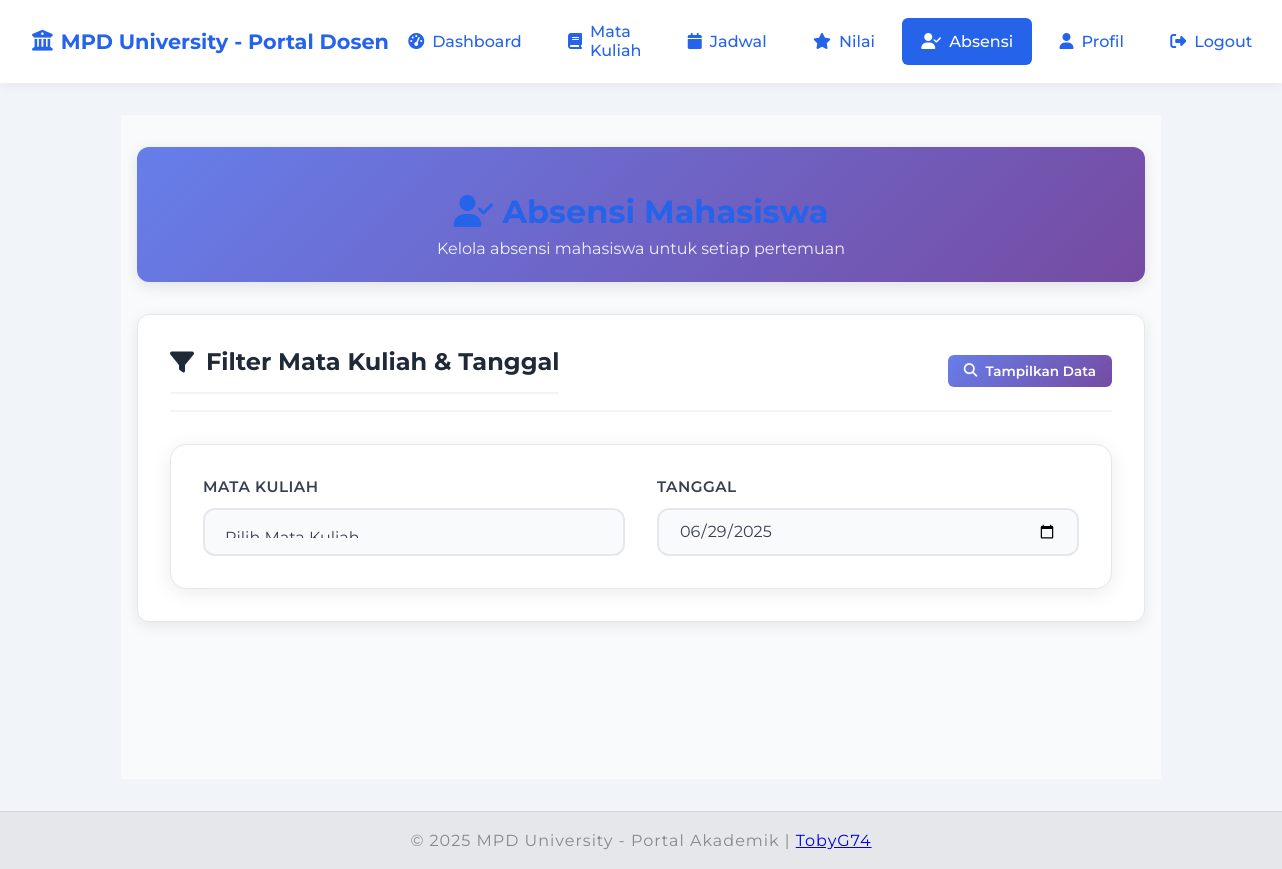
The app's page /dosen/absensi.php?mk_id=11 (signed in), older data.
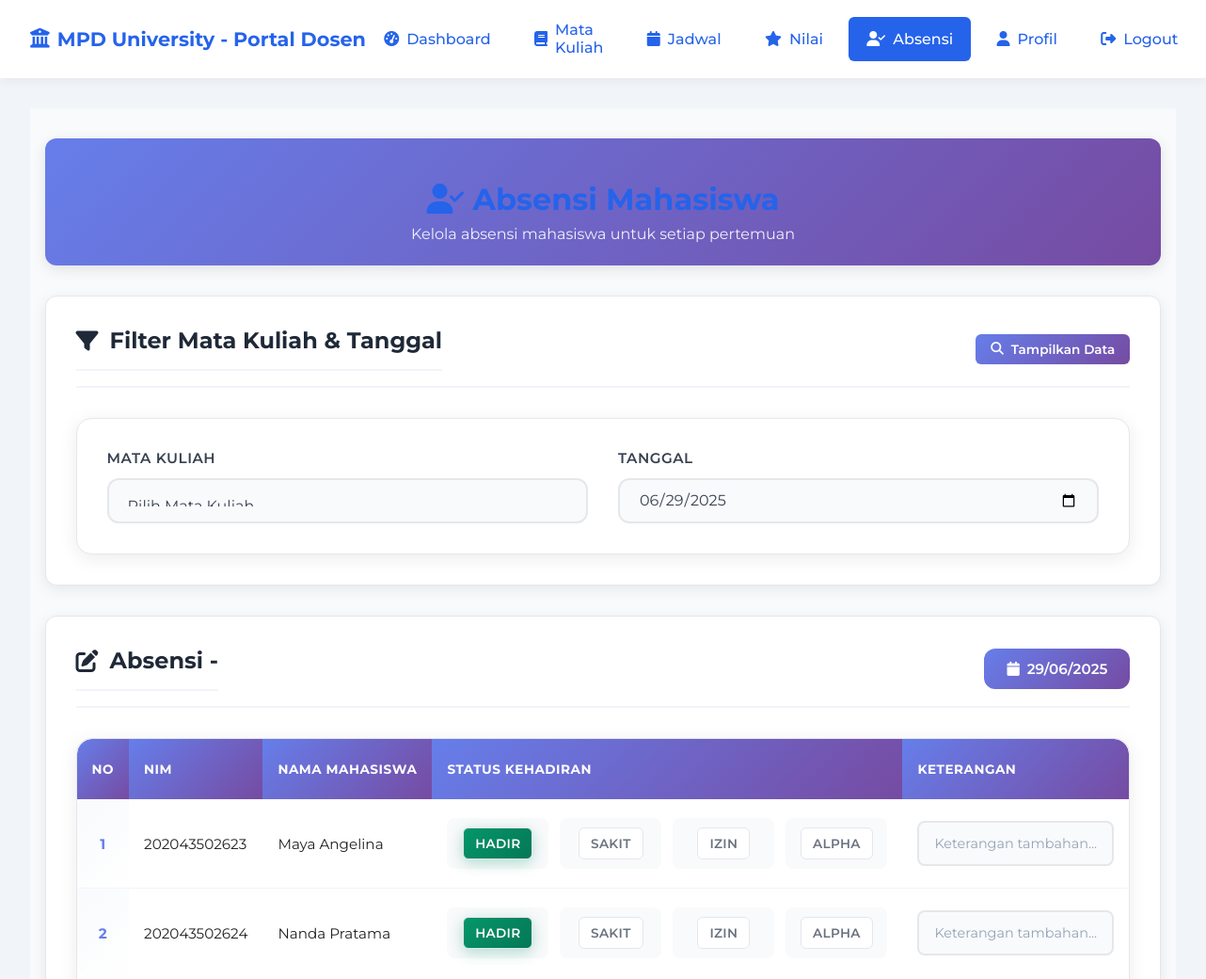
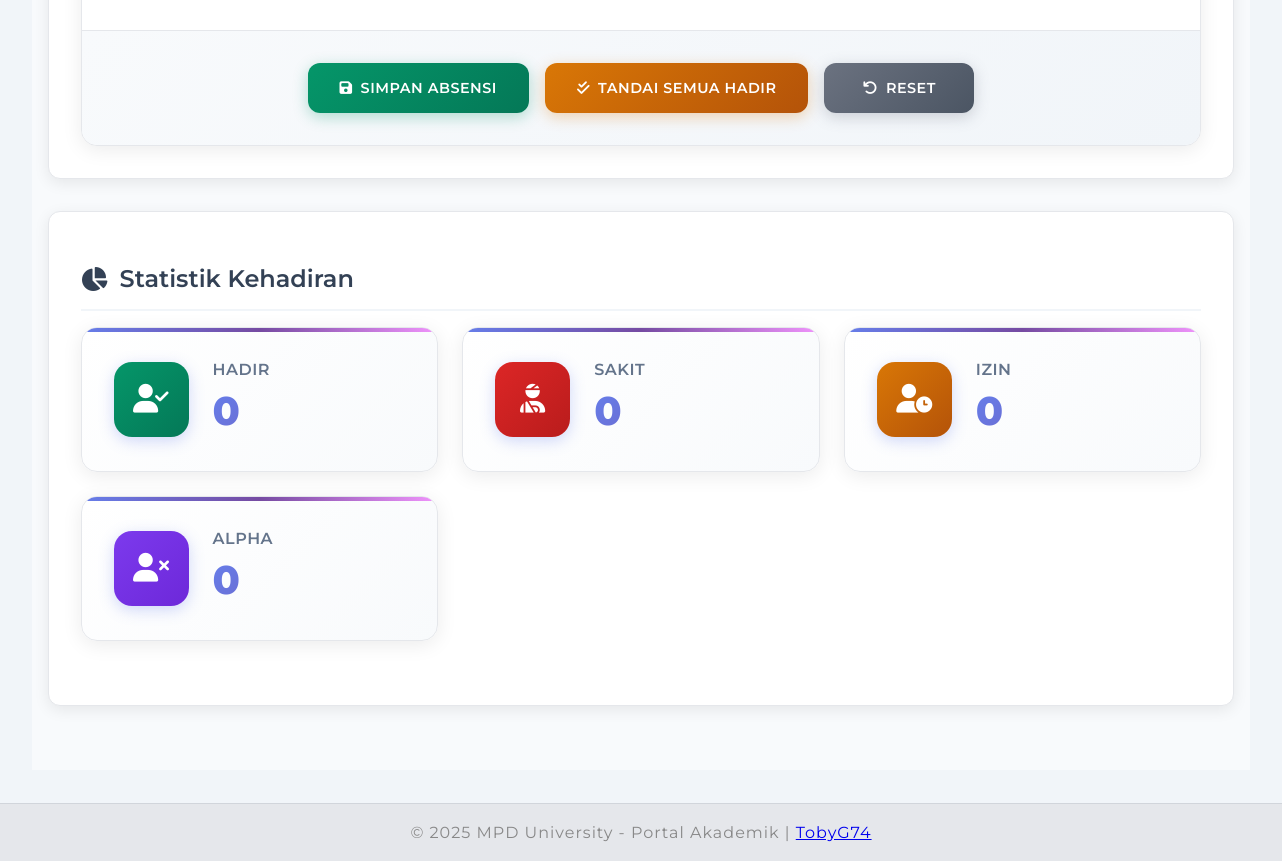
The same page, newer data (2 pictures, top to bottom).
### tables this page shows
CREATE TABLE mahasiswa (
    id INT AUTO_INCREMENT PRIMARY KEY,
    user_id INT UNIQUE,
    nim VARCHAR(20) UNIQUE NOT NULL,
    nama VARCHAR(100) NOT NULL,
    program_studi_id INT,
    semester INT,    email VARCHAR(100),
    phone VARCHAR(20),
    alamat TEXT,
    created_at DATETIME DEFAULT NOW(),
    FOREIGN KEY (user_id) REFERENCES users(id),
    FOREIGN KEY (program_studi_id) REFERENCES program_studi(id)
);

### dosen/absensi.php (the view, shortened to what the changed rows need)
<?php
require_once '../koneksi.php';
$user_id = $_SESSION['user_id'];
$query = "SELECT u.*, d.id as dosen_id FROM users u
          LEFT JOIN dosen d ON u.id = d.user_id
          WHERE u.id = '$user_id'";
$result = mysqli_query($conn, $query);
$user = mysqli_fetch_assoc($result);
$dosen_id = $user['dosen_id'];
$selected_mk_id = isset($_GET['mk_id']) ? (int)$_GET['mk_id'] : 0;
$selected_date = isset($_GET['date']) ? $_GET['date'] : date('Y-m-d');
$mahasiswa_data = [];
$selected_mk_name = '';
if ($selected_mk_id > 0) {
    $mk_name_query = "SELECT mk.nama_mk, mk.kode_mk, j.kelas
                      FROM mata_kuliah mk
                      LEFT JOIN jadwal j ON mk.id = j.mata_kuliah_id
                      WHERE mk.id = $selected_mk_id AND mk.dosen_id = '$dosen_id'";
    $mk_name_result = mysqli_query($conn, $mk_name_query);
    $mk_data = mysqli_fetch_assoc($mk_name_result);
    $selected_mk_name = $mk_data ? $mk_data['nama_mk'] . ' - Kelas ' . ($mk_data['kelas'] ?? 'A') : '';
    $mahasiswa_query = "SELECT m.id, m.nim, m.nama,
                              a.status, a.keterangan
                       FROM kelas k
                       JOIN mahasiswa m ON k.mahasiswa_id = m.id
                       LEFT JOIN absensi a ON k.mata_kuliah_id = a.mata_kuliah_id
                                           AND k.mahasiswa_id = a.mahasiswa_id
                                           AND a.tanggal = '$selected_date'
                       WHERE k.mata_kuliah_id = $selected_mk_id
                       ORDER BY m.nama";
    $mahasiswa_result = mysqli_query($conn, $mahasiswa_query);
    while ($row = mysqli_fetch_assoc($mahasiswa_result)) {
        $mahasiswa_data[] = $row;
    }
}
$attendance_stats = [];
if ($selected_mk_id > 0) {
    $stats_query = "SELECT
                      COUNT(DISTINCT a.mahasiswa_id) as total_records,
                      SUM(CASE WHEN a.status = 'Hadir' THEN 1 ELSE 0 END) as hadir,
                      SUM(CASE WHEN a.status = 'Sakit' THEN 1 ELSE 0 END) as sakit,
                      SUM(CASE WHEN a.status = 'Izin' THEN 1 ELSE 0 END) as izin,
                      SUM(CASE WHEN a.status = 'Alpha' THEN 1 ELSE 0 END) as alpha
                    FROM absensi a
                    WHERE a.mata_kuliah_id = $selected_mk_id
                    AND a.tanggal = '$selected_date'";
    $stats_result = mysqli_query($conn, $stats_query);
    $attendance_stats = mysqli_fetch_assoc($stats_result);
}
?>
<!DOCTYPE html>
<html lang="id">
<head>
    <link rel="stylesheet" href="../assets/css/style.css">
    <link rel="stylesheet" href="../assets/css/admin.css">
    <link rel="stylesheet" href="../assets/css/dosen.css">
    <link rel="stylesheet" href="https://cdnjs.cloudflare.com/ajax/libs/font-awesome/6.4.0/css/all.min.css">
</head>
<body>
    <main>
        <div class="dashboard-container">
            <div class="dashboard-header">
                <h1><i class="fas fa-user-check"></i> Absensi Mahasiswa</h1>
            </div>
            <div class="dashboard-section">
                <div class="section-header">
                    <h2><i class="fas fa-filter"></i> Filter Mata Kuliah & Tanggal</h2>
                </div>
            </div>
            <?php if ($selected_mk_id > 0 && !empty($mahasiswa_data)): ?>
            <div class="dashboard-section" id="attendance-section">
                <div class="section-header">
                    <h2><i class="fas fa-edit"></i> Absensi - <?php echo $selected_mk_name; ?></h2>
                    <div class="attendance-date">
                        <i class="fas fa-calendar"></i> <?php echo date('d/m/Y', strtotime($selected_date)); ?>
                    </div>
                </div>
                <form method="POST" id="attendanceForm">
                    <div class="attendance-container">
                        <div class="table-responsive">
                            <table class="attendance-table">
                                <thead>
                                    <tr>
                                        <th>No</th>
                                        <th>NIM</th>
                                        <th>Nama Mahasiswa</th>
                                        <th>Status Kehadiran</th>
                                        <th>Keterangan</th>
                                    </tr>
                                </thead>
                                <tbody>
                                    <?php $no = 1; foreach ($mahasiswa_data as $mhs): ?>
                                        <tr>
                                            <td><?php echo $no++; ?></td>
                                            <td><?php echo $mhs['nim']; ?></td>
                                            <td><?php echo $mhs['nama']; ?></td>
                                            <td>
                                                <div class="status-radio-group">
                                                    <label class="radio-label">
                                                        <span class="status-hadir">Hadir</span>
                                                    </label>
                                                    <label class="radio-label">
                                                        <span class="status-sakit">Sakit</span>
                                                    </label>
                                                    <label class="radio-label">
                                                        <span class="status-izin">Izin</span>
                                                    </label>
                                                    <label class="radio-label">
                                                        <span class="status-alpha">Alpha</span>
                                                    </label>
                                                </div>
                                            </td>
                                            <td>
                                                <input type="text" class="form-control keterangan-input"
                                                       name="attendance[<?php echo $mhs['id']; ?>][keterangan]"
                                                       value="<?php echo htmlspecialchars($mhs['keterangan'] ?? ''); ?>"
                                                       placeholder="Keterangan tambahan...">
                                            </td>
                                        </tr>
                                    <?php endforeach; ?>
                                </tbody>
                            </table>
                        </div>
                        <div class="form-actions">
                            <button type="submit" class="btn btn-success">
                                <i class="fas fa-save"></i> Simpan Absensi
                            </button>
                            <button type="button" class="btn btn-warning" onclick="markAllPresent()">
                                <i class="fas fa-check-double"></i> Tandai Semua Hadir
                            </button>
                            <button type="button" class="btn btn-secondary" onclick="resetForm()">
                                <i class="fas fa-undo"></i> Reset
                            </button>
                        </div>
                    </div>
                </form>
            </div>
            <div class="dashboard-section" id="stats-section">
                <h2><i class="fas fa-chart-pie"></i> Statistik Kehadiran</h2>
                <div class="stats-grid">
                    <div class="stat-card">
                        <div class="stat-icon stat-hadir">
                            <i class="fas fa-user-check"></i>
                        </div>
                        <div class="stat-info">
                            <h3>Hadir</h3>
                            <p class="stat-number"><?php echo $attendance_stats['hadir'] ?? 0; ?></p>
                        </div>
                    </div>
                    <div class="stat-card">
                        <div class="stat-icon stat-sakit">
                            <i class="fas fa-user-injured"></i>
                        </div>
                        <div class="stat-info">
                            <h3>Sakit</h3>
                            <p class="stat-number"><?php echo $attendance_stats['sakit'] ?? 0; ?></p>
                        </div>
                    </div>
                    <div class="stat-card">
                        <div class="stat-icon stat-izin">
                            <i class="fas fa-user-clock"></i>
                        </div>
                        <div class="stat-info">
                            <h3>Izin</h3>
                            <p class="stat-number"><?php echo $attendance_stats['izin'] ?? 0; ?></p>
                        </div>
                    </div>
                    <div class="stat-card">
                        <div class="stat-icon stat-alpha">
                            <i class="fas fa-user-times"></i>
                        </div>
                        <div class="stat-info">
                            <h3>Alpha</h3>
                            <p class="stat-number"><?php echo $attendance_stats['alpha'] ?? 0; ?></p>
                        </div>
                    </div>
                </div>
            </div>
            <?php endif; ?>
        </div>
    </main>
</body>
</html>

Row changes from the older to the newer data that the page shows:
added mahasiswa: nim "202043502623", nama "Maya Angelina"
added mahasiswa: nim "202043502624", nama "Nanda Pratama"
Text that changed along with them:
date('d/m/Y', strtotime($selected_date)): (not shown) → "29/06/2025"
$attendance_stats['hadir']: (not shown) → "0"
$attendance_stats['sakit']: (not shown) → "0"
$attendance_stats['izin']: (not shown) → "0"
$attendance_stats['alpha']: (not shown) → "0"
text now shown: "Absensi - NO NIM NAMA MAHASISWA STATUS KEHADIRAN KETERANGAN SIMPAN ABSENSI TANDAI SEMUA HADIR RESET Statistik Kehadiran HADIR SAKIT IZIN ALPHA"
